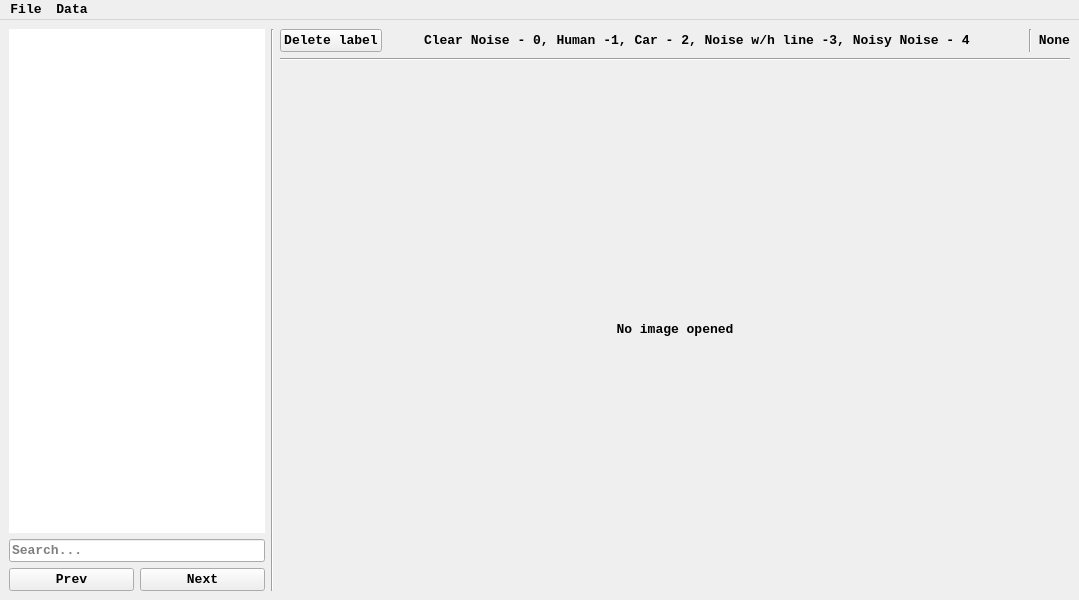
<?xml version="1.0" encoding="UTF-8"?>
<ui version="4.0">
 <class>ImageViewer</class>
 <widget class="QMainWindow" name="ImageViewer">
  <property name="geometry">
   <rect>
    <x>0</x>
    <y>0</y>
    <width>1079</width>
    <height>600</height>
   </rect>
  </property>
  <property name="font">
   <font>
    <family>Consolas</family>
    <pointsize>10</pointsize>
    <weight>75</weight>
    <bold>true</bold>
   </font>
  </property>
  <property name="windowTitle">
   <string>Boo Anot</string>
  </property>
  <widget class="QWidget" name="centralwidget">
   <layout class="QHBoxLayout" name="horizontalLayout_2" stretch="0,0,1">
    <item>
     <layout class="QVBoxLayout" name="verticalLayout">
      <item>
       <widget class="QListWidget" name="item_list">
        <property name="frameShape">
         <enum>QFrame::NoFrame</enum>
        </property>
        <property name="lineWidth">
         <number>1</number>
        </property>
        <property name="autoScrollMargin">
         <number>1</number>
        </property>
       </widget>
      </item>
      <item>
       <widget class="QLineEdit" name="search">
        <property name="placeholderText">
         <string>Search...</string>
        </property>
       </widget>
      </item>
      <item>
       <layout class="QHBoxLayout" name="horizontalLayout">
        <item>
         <widget class="QPushButton" name="prev_image_btn">
          <property name="text">
           <string>Prev</string>
          </property>
         </widget>
        </item>
        <item>
         <widget class="QPushButton" name="next_image_btn">
          <property name="text">
           <string>Next</string>
          </property>
         </widget>
        </item>
       </layout>
      </item>
     </layout>
    </item>
    <item>
     <widget class="Line" name="line_2">
      <property name="orientation">
       <enum>Qt::Vertical</enum>
      </property>
     </widget>
    </item>
    <item>
     <layout class="QVBoxLayout" name="verticalLayout_2" stretch="0,0,1">
      <item>
       <layout class="QHBoxLayout" name="horizontalLayout_3">
        <item>
         <widget class="QPushButton" name="delete_label_btn">
          <property name="text">
           <string>Delete label</string>
          </property>
         </widget>
        </item>
        <item>
         <spacer name="horizontalSpacer">
          <property name="orientation">
           <enum>Qt::Horizontal</enum>
          </property>
          <property name="sizeHint" stdset="0">
           <size>
            <width>40</width>
            <height>20</height>
           </size>
          </property>
         </spacer>
        </item>
        <item>
         <widget class="QLabel" name="label">
          <property name="text">
           <string>Clear Noise - 0, Human -1, Car - 2, Noise w/h line -3, Noisy Noise - 4  </string>
          </property>
         </widget>
        </item>
        <item>
         <spacer name="horizontalSpacer_2">
          <property name="orientation">
           <enum>Qt::Horizontal</enum>
          </property>
          <property name="sizeHint" stdset="0">
           <size>
            <width>40</width>
            <height>20</height>
           </size>
          </property>
         </spacer>
        </item>
        <item>
         <widget class="Line" name="line_3">
          <property name="orientation">
           <enum>Qt::Vertical</enum>
          </property>
         </widget>
        </item>
        <item>
         <widget class="QLabel" name="current_label">
          <property name="text">
           <string>None</string>
          </property>
          <property name="alignment">
           <set>Qt::AlignRight|Qt::AlignTrailing|Qt::AlignVCenter</set>
          </property>
         </widget>
        </item>
       </layout>
      </item>
      <item>
       <widget class="Line" name="line">
        <property name="orientation">
         <enum>Qt::Horizontal</enum>
        </property>
       </widget>
      </item>
      <item>
       <layout class="QVBoxLayout" name="zoom_area">
        <item>
         <widget class="QLabel" name="image_label">
          <property name="text">
           <string>No image opened</string>
          </property>
          <property name="scaledContents">
           <bool>false</bool>
          </property>
          <property name="alignment">
           <set>Qt::AlignCenter</set>
          </property>
          <property name="indent">
           <number>0</number>
          </property>
         </widget>
        </item>
       </layout>
      </item>
     </layout>
    </item>
   </layout>
  </widget>
  <widget class="QMenuBar" name="menuBar">
   <property name="geometry">
    <rect>
     <x>0</x>
     <y>0</y>
     <width>1079</width>
     <height>26</height>
    </rect>
   </property>
   <widget class="QMenu" name="menuFile">
    <property name="title">
     <string>File</string>
    </property>
    <addaction name="actionOpen_Data_Folder"/>
    <addaction name="actionOpen_Label_Folder"/>
    <addaction name="actionSame_Data_and_Label_Folder"/>
    <addaction name="actionOpen_NPY_files"/>
   </widget>
   <widget class="QMenu" name="menuData">
    <property name="title">
     <string>Data</string>
    </property>
    <addaction name="actionAdd_number_to_each_filename_end"/>
    <addaction name="actionAdd_Label_To_Filename"/>
    <addaction name="actionMove_images_to_labels"/>
    <addaction name="actionOpen_Data_Processor"/>
    <addaction name="actionRefresh"/>
   </widget>
   <addaction name="menuFile"/>
   <addaction name="menuData"/>
  </widget>
  <action name="actionOpen_Folder">
   <property name="text">
    <string>Open Data Folder</string>
   </property>
  </action>
  <action name="actionOpen_Labels_Folder">
   <property name="text">
    <string>Open Labels Folder</string>
   </property>
  </action>
  <action name="actionForce_Update">
   <property name="text">
    <string>Force Update</string>
   </property>
  </action>
  <action name="actionOpen_Data_Folder">
   <property name="text">
    <string>Open Data Folder</string>
   </property>
  </action>
  <action name="actionOpen_Label_Folder">
   <property name="text">
    <string>Open Label Folder</string>
   </property>
  </action>
  <action name="actionSame_Data_and_Label_Folder">
   <property name="checkable">
    <bool>true</bool>
   </property>
   <property name="text">
    <string>Don't rename files</string>
   </property>
  </action>
  <action name="actionMove_images_to_labels">
   <property name="text">
    <string>Move Images To Labels</string>
   </property>
  </action>
  <action name="actionAdd_number_to_each_filename_end">
   <property name="text">
    <string>Add Number To Each Filename</string>
   </property>
  </action>
  <action name="actionOpen_NPY_files">
   <property name="checkable">
    <bool>true</bool>
   </property>
   <property name="text">
    <string>Open NPY files</string>
   </property>
  </action>
  <action name="actionOpen_Data_Processor">
   <property name="text">
    <string>Open Data Processor</string>
   </property>
  </action>
  <action name="actionAdd_Label_To_Filename">
   <property name="text">
    <string>Add Label To Filename</string>
   </property>
  </action>
  <action name="actionProcess_Dataset">
   <property name="text">
    <string>Process Dataset</string>
   </property>
  </action>
  <action name="actionRefresh">
   <property name="text">
    <string>Refresh</string>
   </property>
   <property name="shortcut">
    <string>Ctrl+R</string>
   </property>
  </action>
 </widget>
 <resources/>
 <connections/>
</ui>
